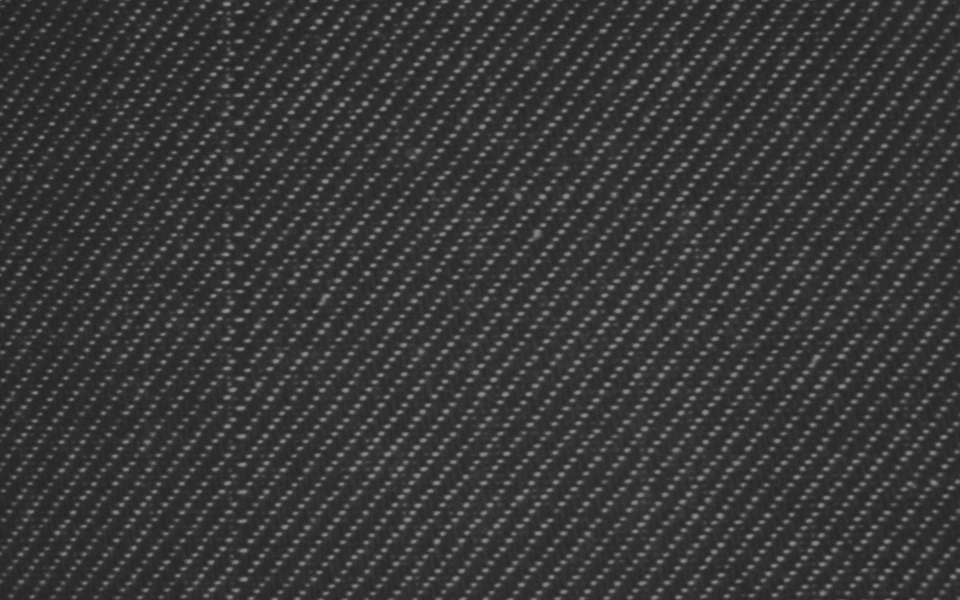
#> input picture hata.jpg, 1920 x 1200 px (shown at 1/2 size)
$ python -i twiddle.py   (imports and definitions only)   (older library calls are emulated)
#> lines starting #> are read from the running program, lines starting #| are printed output that depends on the picture
import math
import cv2
from simple_pyspin import Camera
from matplotlib import pyplot as plt
import numpy as np

running = True


def calculate_cost_lap(img):
    lap = cv2.Laplacian(img, cv2.CV_64F).var()
    return lap


def calculate_cost_sobel(img):
    sobelx = cv2.Sobel(img, cv2.CV_64F, 1, 0, ksize=5)  # x
    sobely = cv2.Sobel(img, cv2.CV_64F, 0, 1, ksize=5)  # y
    sobel_mag = math.sqrt(pow(sobelx, 2) + pow(sobely, 2))
    sobel_kenar_yaniti = sum(sum(sobel_mag))
    return sobel_kenar_yaniti


def calculate_cost(img):
    img = cv2.GaussianBlur(img, (3, 3), 0)
    sharp = calculate_cost_sobel(img)
    return sharp

    # [13 lines of commented-out code are left out]
# [62 lines left out: functions grap_image, twiddle, not called in this run]


# [2 lines not run here, left out]

>>> import cv2
>>> picture = cv2.imread('../hata.jpg')
#> picture is the input picture: shape (1200, 1920, 3); min 23, max 203, mean 56.4
>>> result = calculate_cost(picture)
#> in calculate_cost_sobel, `sobelx = cv2.Sobel(img, cv2.CV_64F, 1, 0, ksize=5)`:
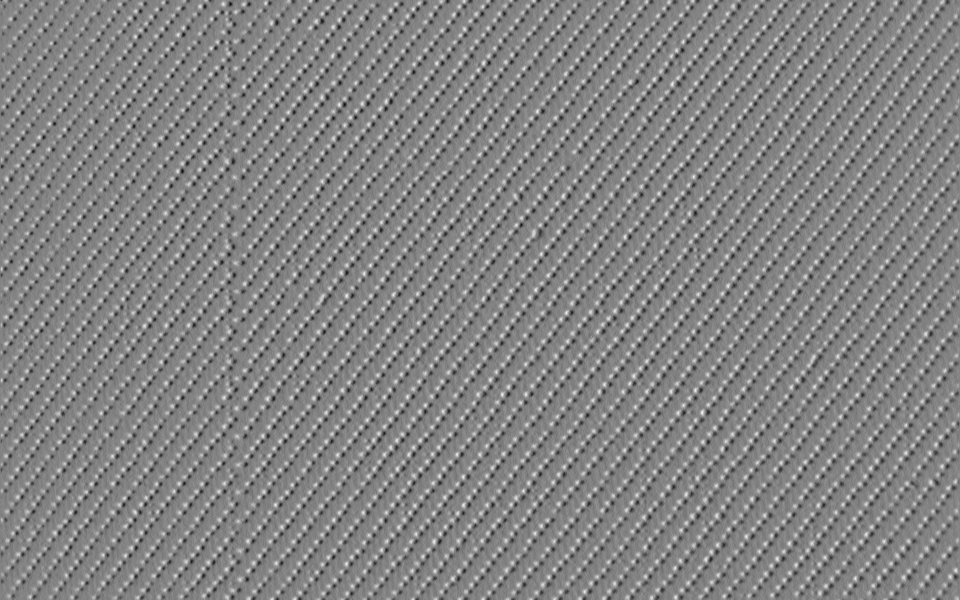
#> sobelx: shape (1200, 1920, 3) float64 (shown at 1/2 size); min -2148, max 2034, mean 0.3; drawn with min black and max white
#> in calculate_cost_sobel, `sobely = cv2.Sobel(img, cv2.CV_64F, 0, 1, ksize=5)`:
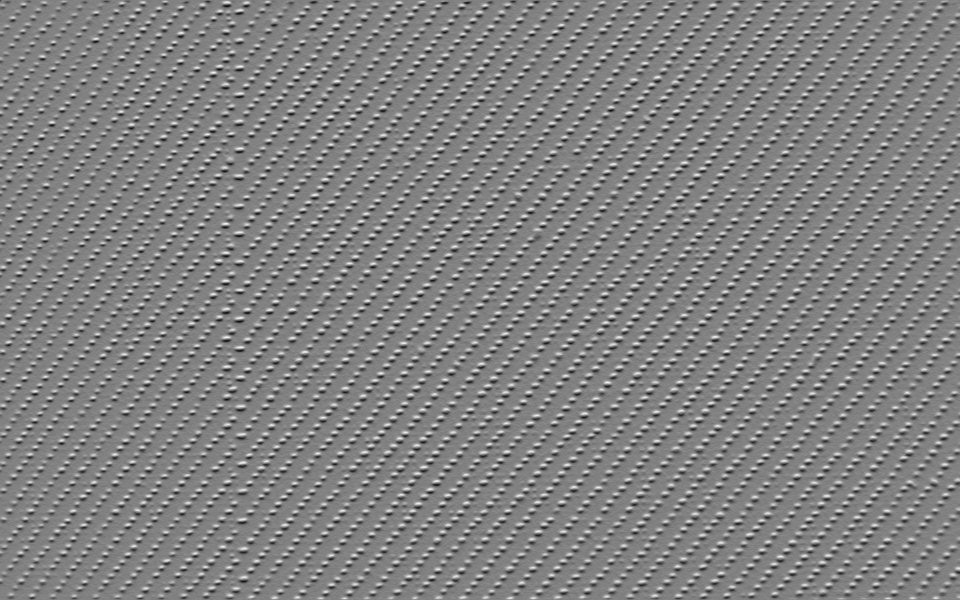
#> sobely: shape (1200, 1920, 3) float64 (shown at 1/2 size); min -2731, max 2643, mean 0.3; drawn with min black and max white
#> (the run stopped early here; a loop or call above may not have finished)
